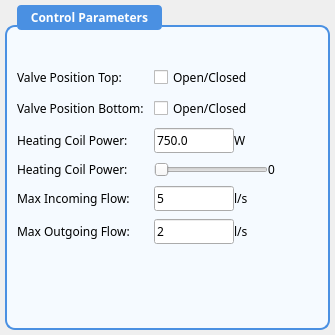
                <widget class="QWidget" name="GUiSim">
                 <layout class="QVBoxLayout" name="verticalLayout_guiSim">
                  <property name="spacing">
                   <number>8</number>
                  </property>
                  <property name="leftMargin">
                   <number>5</number>
                  </property>
                  <property name="topMargin">
                   <number>5</number>
                  </property>
                  <property name="rightMargin">
                   <number>5</number>
                  </property>
                  <property name="bottomMargin">
                   <number>5</number>
                  </property>
                  <item>
                   <widget class="QGroupBox" name="groupBox_simControls2">
                    <property name="sizePolicy">
                     <sizepolicy hsizetype="Preferred" vsizetype="Expanding">
                      <horstretch>0</horstretch>
                      <verstretch>0</verstretch>
                     </sizepolicy>
                    </property>
                    <property name="minimumSize">
                     <size>
                      <width>325</width>
                      <height>325</height>
                     </size>
                    </property>
                    <property name="maximumSize">
                     <size>
                      <width>300</width>
                      <height>700</height>
                     </size>
                    </property>
                    <property name="font">
                     <font>
                      <family>Segoe UI,Arial,sans-serif</family>
                      <weight>62</weight>
                      <bold>true</bold>
                     </font>
                    </property>
                    <property name="styleSheet">
                     <string notr="true">QGroupBox {
  border: 1.5px solid #4a90e2;
  border-radius: 10px;
  margin-top: 20px;
  padding-top: 24px;
  background-color: #f5faff;
  font-weight: 500;
}

QGroupBox::title {
  subcontrol-origin: margin;
  subcontrol-position: top left;
  left: 12px;
  padding: 4px 12px;
  background-color: #4a90e2;
  color: #ffffff;
  border-radius: 4px;
  font-weight: 600;
  font-size 9pt;
}</string>
                    </property>
                    <property name="title">
                     <string>Control Parameters</string>
                    </property>
                    <layout class="QFormLayout" name="formLayout_simControls2">
                     <property name="horizontalSpacing">
                      <number>10</number>
                     </property>
                     <property name="verticalSpacing">
                      <number>8</number>
                     </property>
                     <property name="leftMargin">
                      <number>10</number>
                     </property>
                     <property name="topMargin">
                      <number>15</number>
                     </property>
                     <property name="rightMargin">
                      <number>10</number>
                     </property>
                     <property name="bottomMargin">
                      <number>10</number>
                     </property>
                     <item row="0" column="0">
                      <widget class="QLabel" name="label_19">
                       <property name="font">
                        <font>
                         <family>Segoe UI,Arial,sans-serif</family>
                        </font>
                       </property>
                       <property name="text">
                        <string>Valve Position Top:</string>
                       </property>
                      </widget>
                     </item>
                     <item row="0" column="1">
                      <widget class="QCheckBox" name="valveInCheckBox">
                       <property name="font">
                        <font>
                         <family>Segoe UI,Arial,sans-serif</family>
                        </font>
                       </property>
                       <property name="text">
                        <string>Open/Closed</string>
                       </property>
                      </widget>
                     </item>
                     <item row="1" column="0">
                      <widget class="QLabel" name="label_24">
                       <property name="font">
                        <font>
                         <family>Segoe UI,Arial,sans-serif</family>
                        </font>
                       </property>
                       <property name="text">
                        <string>Valve Position Bottom:</string>
                       </property>
                      </widget>
                     </item>
                     <item row="1" column="1">
                      <widget class="QCheckBox" name="valveOutCheckBox">
                       <property name="font">
                        <font>
                         <family>Segoe UI,Arial,sans-serif</family>
                        </font>
                       </property>
                       <property name="text">
                        <string>Open/Closed</string>
                       </property>
                      </widget>
                     </item>
                     <item row="2" column="0">
                      <widget class="QLabel" name="label_20">
                       <property name="font">
                        <font>
                         <family>Segoe UI,Arial,sans-serif</family>
                        </font>
                       </property>
                       <property name="text">
                        <string>Heating Coil Power:</string>
                       </property>
                      </widget>
                     </item>
                     <item row="2" column="1">
                      <layout class="QHBoxLayout" name="horizontalLayout_11">
                       <item>
                        <widget class="QLineEdit" name="powerHeatingCoilEntry1">
                         <property name="maximumSize">
                          <size>
                           <width>80</width>
                           <height>16777215</height>
                          </size>
                         </property>
                         <property name="font">
                          <font>
                           <family>Segoe UI,Arial,sans-serif</family>
                          </font>
                         </property>
                         <property name="text">
                          <string>750.0</string>
                         </property>
                        </widget>
                       </item>
                       <item>
                        <widget class="QLabel" name="label_21">
                         <property name="font">
                          <font>
                           <family>Segoe UI,Arial,sans-serif</family>
                          </font>
                         </property>
                         <property name="text">
                          <string>W</string>
                         </property>
                        </widget>
                       </item>
                      </layout>
                     </item>
                     <item row="4" column="0">
                      <widget class="QLabel" name="label_heaterPower_2">
                       <property name="font">
                        <font>
                         <family>Segoe UI,Arial,sans-serif</family>
                        </font>
                       </property>
                       <property name="text">
                        <string>Heating Coil Power:</string>
                       </property>
                      </widget>
                     </item>
                     <item row="4" column="1">
                      <layout class="QHBoxLayout" name="horizontalLayout_heaterPower">
                       <item>
                        <widget class="QSlider" name="heaterPowerSlider">
                         <property name="minimum">
                          <number>0</number>
                         </property>
                         <property name="maximum">
                          <number>32747</number>
                         </property>
                         <property name="value">
                          <number>0</number>
                         </property>
                         <property name="orientation">
                          <enum>Qt::Horizontal</enum>
                         </property>
                        </widget>
                       </item>
                       <item>
                        <widget class="QLabel" name="heaterPowerValueLabel">
                         <property name="minimumSize">
                          <size>
                           <width>50</width>
                           <height>0</height>
                          </size>
                         </property>
                         <property name="text">
                          <string>0</string>
                         </property>
                        </widget>
                       </item>
                      </layout>
                     </item>
                     <item row="5" column="0">
                      <widget class="QLabel" name="label_22">
                       <property name="font">
                        <font>
                         <family>Segoe UI,Arial,sans-serif</family>
                        </font>
                       </property>
                       <property name="text">
                        <string>Max Incoming Flow:</string>
                       </property>
                      </widget>
                     </item>
                     <item row="5" column="1">
                      <layout class="QHBoxLayout" name="horizontalLayout_10">
                       <item>
                        <widget class="QLineEdit" name="maxFlowInEntry1">
                         <property name="maximumSize">
                          <size>
                           <width>80</width>
                           <height>16777215</height>
                          </size>
                         </property>
                         <property name="font">
                          <font>
                           <family>Segoe UI,Arial,sans-serif</family>
                          </font>
                         </property>
                         <property name="text">
                          <string>5</string>
                         </property>
                        </widget>
                       </item>
                       <item>
                        <widget class="QLabel" name="label_25">
                         <property name="font">
                          <font>
                           <family>Segoe UI,Arial,sans-serif</family>
                          </font>
                         </property>
                         <property name="text">
                          <string>l/s</string>
                         </property>
                        </widget>
                       </item>
                      </layout>
                     </item>
                     <item row="6" column="0">
                      <widget class="QLabel" name="label_54">
                       <property name="font">
                        <font>
                         <family>Segoe UI,Arial,sans-serif</family>
                        </font>
                       </property>
                       <property name="text">
                        <string>Max Outgoing Flow:</string>
                       </property>
                      </widget>
                     </item>
                     <item row="6" column="1">
                      <layout class="QHBoxLayout" name="horizontalLayout_40">
                       <item>
                        <widget class="QLineEdit" name="maxFlowOutEntry1">
                         <property name="maximumSize">
                          <size>
                           <width>80</width>
                           <height>16777215</height>
                          </size>
                         </property>
                         <property name="font">
                          <font>
                           <family>Segoe UI,Arial,sans-serif</family>
                          </font>
                         </property>
                         <property name="text">
                          <string>2</string>
                         </property>
                        </widget>
                       </item>
                       <item>
                        <widget class="QLabel" name="label_55">
                         <property name="font">
                          <font>
                           <family>Segoe UI,Arial,sans-serif</family>
                          </font>
                         </property>
                         <property name="text">
                          <string>l/s</string>
                         </property>
                        </widget>
                       </item>
                      </layout>
                     </item>
                    </layout>
                   </widget>
                  </item>
                 </layout>
                </widget>
